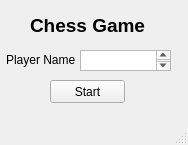
<?xml version="1.0" encoding="UTF-8"?>
<ui version="4.0">
 <class>MainWindow</class>
 <widget class="QMainWindow" name="MainWindow">
  <property name="geometry">
   <rect>
    <x>0</x>
    <y>0</y>
    <width>188</width>
    <height>145</height>
   </rect>
  </property>
  <property name="windowTitle">
   <string>MainWindow</string>
  </property>
  <widget class="QWidget" name="centralWidget">
   <widget class="QLabel" name="chessGameLabel">
    <property name="geometry">
     <rect>
      <x>30</x>
      <y>10</y>
      <width>121</width>
      <height>31</height>
     </rect>
    </property>
    <property name="text">
     <string>&lt;html&gt;&lt;head/&gt;&lt;body&gt;&lt;p&gt;&lt;span style=&quot; font-size:14pt; font-weight:600;&quot;&gt;Chess Game&lt;/span&gt;&lt;/p&gt;&lt;/body&gt;&lt;/html&gt;</string>
    </property>
   </widget>
   <widget class="QPushButton" name="startButton">
    <property name="geometry">
     <rect>
      <x>50</x>
      <y>80</y>
      <width>75</width>
      <height>23</height>
     </rect>
    </property>
    <property name="text">
     <string>Start</string>
    </property>
   </widget>
   <widget class="QTextEdit" name="playerNameText">
    <property name="geometry">
     <rect>
      <x>80</x>
      <y>50</y>
      <width>91</width>
      <height>21</height>
     </rect>
    </property>
   </widget>
   <widget class="QLabel" name="playerNameLabel">
    <property name="geometry">
     <rect>
      <x>6</x>
      <y>50</y>
      <width>71</width>
      <height>20</height>
     </rect>
    </property>
    <property name="text">
     <string>Player Name :</string>
    </property>
   </widget>
  </widget>
  <widget class="QMenuBar" name="menuBar">
   <property name="geometry">
    <rect>
     <x>0</x>
     <y>0</y>
     <width>188</width>
     <height>21</height>
    </rect>
   </property>
  </widget>
  <widget class="QStatusBar" name="statusBar"/>
 </widget>
 <layoutdefault spacing="6" margin="11"/>
 <resources/>
 <connections/>
</ui>
